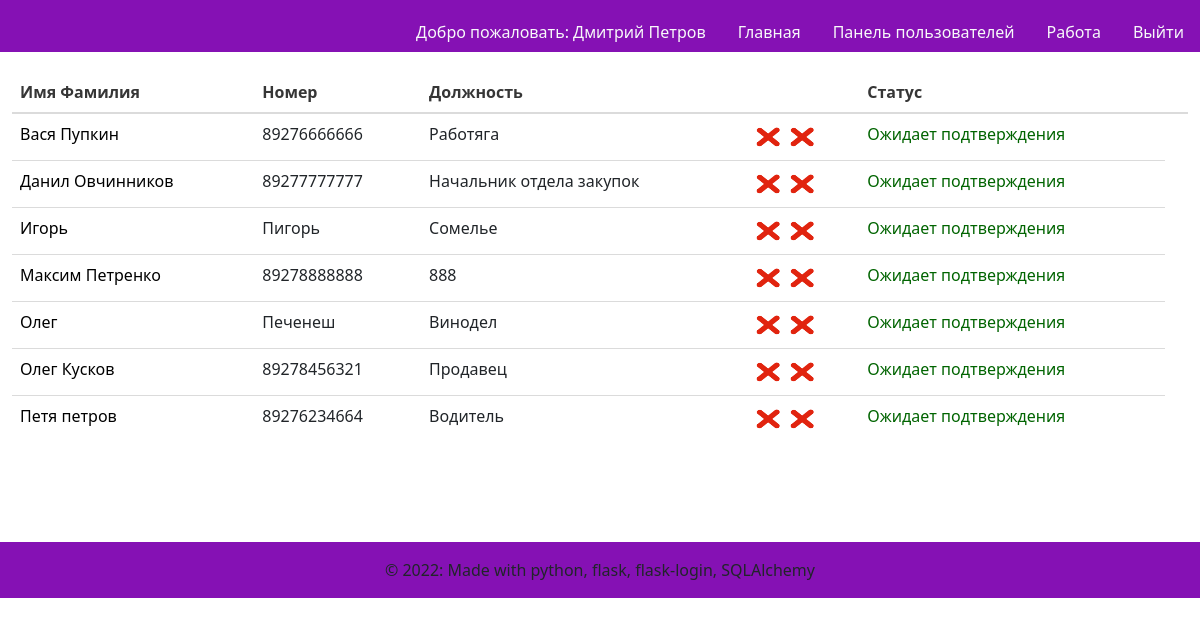
The page /admusers (signed in) on the database as committed earlier.
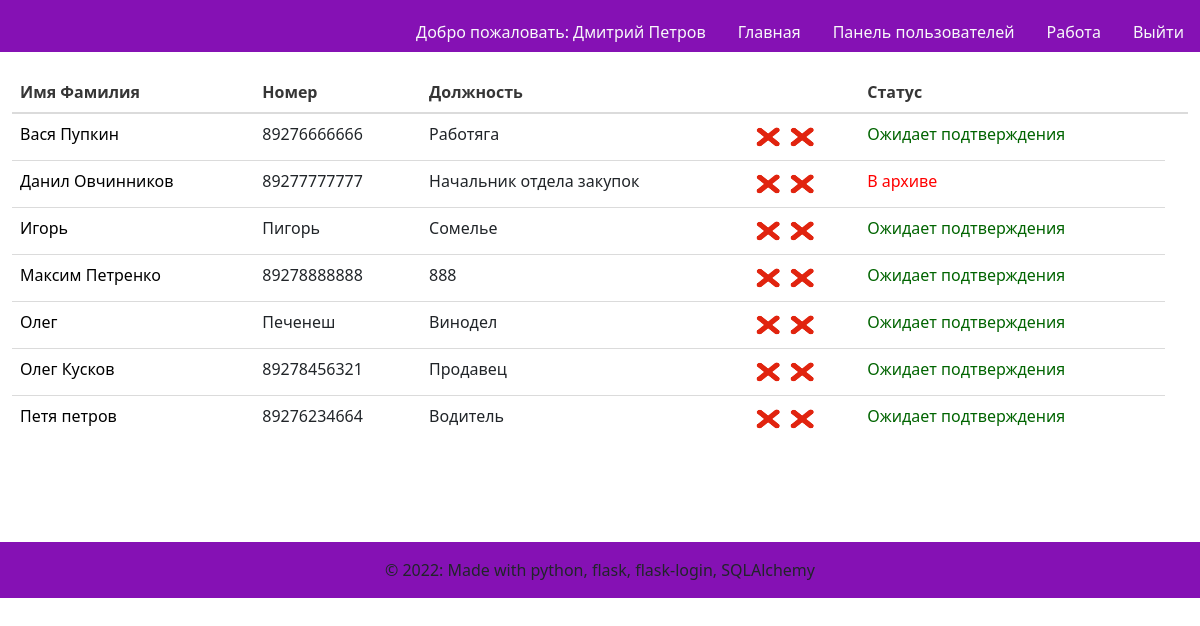
The same page on the database as committed later.
### models.py (models this page shows)
class User(UserMixin, db.Model):
    id = db.Column(db.Integer,
                   nullable=False,
                   unique=True,
                   primary_key=True,
                   autoincrement=True)  # primary keys are required by SQLAlchemy
    password = db.Column(db.String(100))  # пароль есть только у администраторов и модераторов
    name = db.Column(db.String(100))  # имя фамилия
    phone_number = db.Column(db.String(11), unique=True)  # номер телефона
    vk_authorized = db.Column(db.Boolean, default=False)  # авторизован вк или нет
    tlg_authorized = db.Column(db.Boolean, default=False)  # авторизован в телеграм или нет
    status = db.Column(db.String(30))  # статус пользователя(ожидает подтверждения\в архиве\подтвержден)
    app_role = db.Column(db.String(20))  # роль в приложении(админ, модератор, пользователь)
    organisation_role = db.Column(db.String(100))  # должность в организации
    tlg_chat_id = db.Column(db.Integer, default=-1)
    vk_chat_id = db.Column(db.Integer, default=-1)

### main.py (the view)
@main.route('/admusers')
@login_required
def admusers():
    users = User.query.filter(User.status.in_([ARCHIEVED, WAITING_RESTORE, WAITING_CONFIRMENT, WAITING_ARCHIEVED])).order_by(User.name, User.status).all()
    return render_template('admusers.html', users=users)

### templates/admusers.html (shortened to what this page needs)
{% extends "base.html" %}
{% block content %}
    <table class="table table-hover">
      <thead>
        <tr>
            <th scope="col">Имя Фамилия</th>
            <th scope="col">Номер</th>
            <th scope="col">Должность</th>
            <th scope="col"></th>
            <th scope="col">Статус</th>
          <th scope="col"></th>
        </tr>
      </thead>
        <tbody>
            {%for user in users%}
            <tr>
              <td scope="row">
                  <a class="text-decoration-none" style="color: black"
                     href="{{ url_for('users.edituser', id=user['id']) }}">
                  {{ user['name'] }}</a></td>
              <td>{{ user['phone_number'] }}</td>
              <td>{{ user['organisation_role'] }}</td>
              <td>
                  {% if user['tlg_authorized'] %}
                      <img src="../static/images/tg.png" alt="TG" class="img-rounded" style="height:30px; width:30px"/>
                  {% else %}
                      <img src="../static/images/none.png" alt="" class="img-rounded" style="height:30px; width:30px"/>
                  {% endif %}
                  {% if user['vk_authorized'] %}
                      <img src="../static/images/vk.png" alt="VK" class="img-rounded" style="height:30px; width:30px"/>
                  {% else %}
                      <img src="../static/images/none.png" alt="" class="img-rounded" style="height:30px; width:30px"/>
                  {% endif %}
              </td>
              <td>
                    {% if user['status'] == 'ожидает подтверждения' %}
                        <label style="color: darkgreen">Ожидает подтверждения </label>
                    {% endif %}
                    {% if user['status'] == 'в архиве' %}
                        <label style="color: red">В архиве </label>
                    {% endif %}
              </td>
            </tr>
              {%endfor%}
        </tbody>
    </table>
{% endblock %}

Rows that differ between the two databases and show on the page:
changed User "Данил Овчинников": status "Ожидает подтверждения" → "В архиве"
